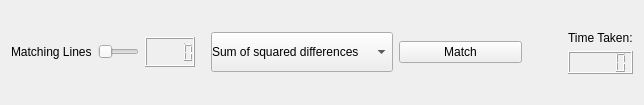
            <widget class="QWidget" name="features_extraction_page">
             <layout class="QVBoxLayout" name="verticalLayout_48" stretch="2,1,2">
              <item>
               <layout class="QHBoxLayout" name="horizontalLayout_39">
                <item>
                 <widget class="QLabel" name="orginal_image_tab10">
                  <property name="text">
                   <string/>
                  </property>
                  <property name="alignment">
                   <set>Qt::AlignCenter</set>
                  </property>
                 </widget>
                </item>
                <item>
                 <widget class="QLabel" name="second_original_image_tab10">
                  <property name="text">
                   <string/>
                  </property>
                  <property name="alignment">
                   <set>Qt::AlignCenter</set>
                  </property>
                 </widget>
                </item>
               </layout>
              </item>
              <item>
               <layout class="QHBoxLayout" name="horizontalLayout_42" stretch="3,2,2,0,1">
                <item>
                 <layout class="QVBoxLayout" name="verticalLayout_44">
                  <item>
                   <layout class="QHBoxLayout" name="horizontalLayout_41">
                    <item>
                     <widget class="QLabel" name="label_14">
                      <property name="text">
                       <string>Matching Lines</string>
                      </property>
                     </widget>
                    </item>
                    <item>
                     <widget class="QSlider" name="matching_lines_slider">
                      <property name="orientation">
                       <enum>Qt::Horizontal</enum>
                      </property>
                     </widget>
                    </item>
                    <item>
                     <widget class="QLCDNumber" name="lcdNumber_12">
                      <property name="maximumSize">
                       <size>
                        <width>50</width>
                        <height>30</height>
                       </size>
                      </property>
                     </widget>
                    </item>
                   </layout>
                  </item>
                 </layout>
                </item>
                <item>
                 <widget class="QComboBox" name="features_combobox">
                  <property name="maximumSize">
                   <size>
                    <width>16777215</width>
                    <height>40</height>
                   </size>
                  </property>
                  <property name="styleSheet">
                   <string notr="true">margin-left:10px;
</string>
                  </property>
                  <item>
                   <property name="text">
                    <string>Sum of squared differences</string>
                   </property>
                  </item>
                  <item>
                   <property name="text">
                    <string>Normalized cross correlations</string>
                   </property>
                  </item>
                 </widget>
                </item>
                <item>
                 <widget class="QPushButton" name="features_extraction_button">
                  <property name="minimumSize">
                   <size>
                    <width>0</width>
                    <height>0</height>
                   </size>
                  </property>
                  <property name="text">
                   <string>Match</string>
                  </property>
                 </widget>
                </item>
                <item>
                 <spacer name="horizontalSpacer_16">
                  <property name="orientation">
                   <enum>Qt::Horizontal</enum>
                  </property>
                  <property name="sizeHint" stdset="0">
                   <size>
                    <width>40</width>
                    <height>20</height>
                   </size>
                  </property>
                 </spacer>
                </item>
                <item>
                 <layout class="QVBoxLayout" name="verticalLayout_45">
                  <item>
                   <widget class="QLabel" name="label_25">
                    <property name="text">
                     <string>Time Taken:</string>
                    </property>
                   </widget>
                  </item>
                  <item>
                   <widget class="QLCDNumber" name="match_lcd"/>
                  </item>
                 </layout>
                </item>
               </layout>
              </item>
              <item>
               <widget class="QLabel" name="matched_image">
                <property name="text">
                 <string/>
                </property>
                <property name="alignment">
                 <set>Qt::AlignCenter</set>
                </property>
               </widget>
              </item>
             </layout>
            </widget>
